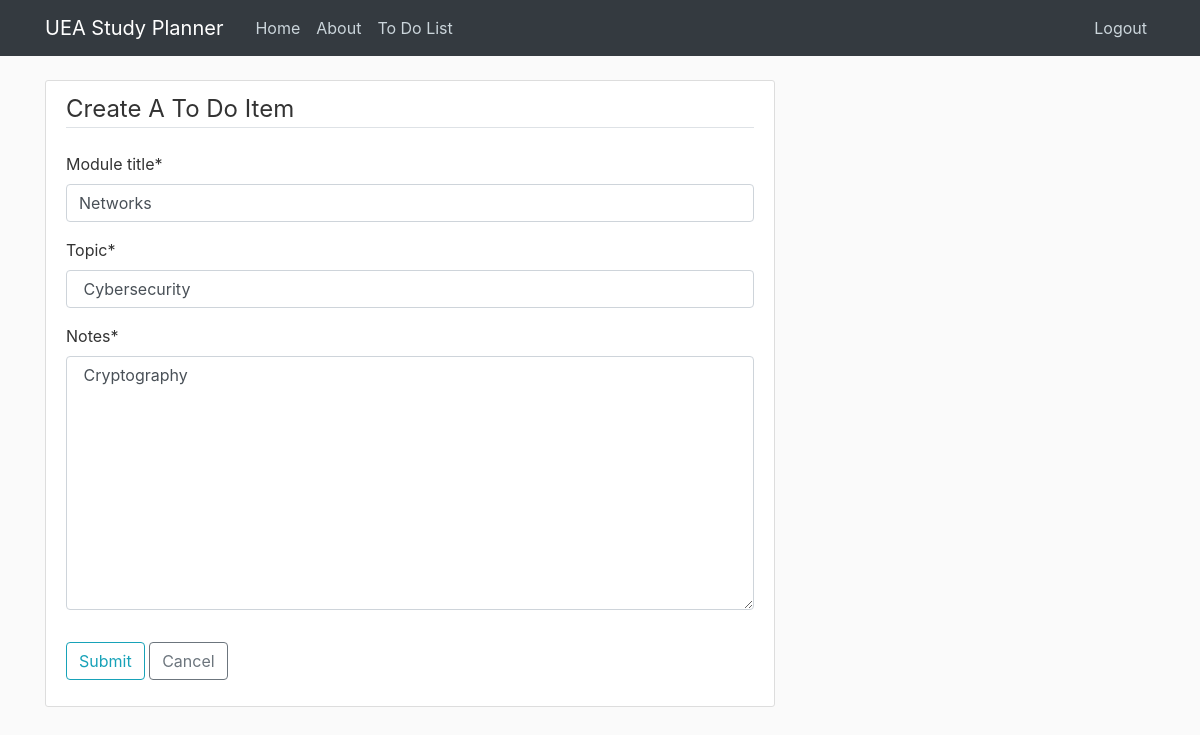
Page /todo/39/update/ (signed in) on the committed database.
### users/models.py (models this page shows, shortened)
class ToDo(models.Model):
	module_title = models.CharField(max_length=30)
	topic = models.CharField(max_length=30)
	date_created = models.DateTimeField(auto_now_add=True)
	author = models.ForeignKey(User, on_delete=models.CASCADE)
	notes = models.TextField()

### users/views.py (the view, shortened to what this page needs)
# urls.py: path('todo/<int:pk>/update/', ToDoUpdateView.as_view(), name="todo_update"),
class ToDoUpdateView(LoginRequiredMixin, UserPassesTestMixin, UpdateView):
	model = ToDo
	fields = ['module_title', 'topic', 'notes']
	def test_func(self):
		todo = self.get_object()
		if self.request.user == todo.author:
			return True
		return False

### users/templates/users/todo_form.html (shortened to what this page needs)
{% extends "home_page/base.html" %}
{% load crispy_forms_tags %}
{% block content %}
	<div class="content-section">
		<form method="POST">
			<fieldset class="form-group">
				<legend class="border-bottom mb-4">
					Create A To Do Item
				</legend>
				{{ form|crispy }}
			</fieldset>
			<div class="form-group">
				<button class="btn btn-outline-info" type="submit">
				Submit
				</button>
				<a class="btn btn-outline-secondary" href="{% url 'todo' %}">
				Cancel
				</a>
			</div>
		</form>
{% endblock content %}

### home_page/static/home_page/main.css (style rules this page uses)
body { background: #fafafa; color: #333333; margin-top: 5rem; }
.content-section { background: #ffffff; padding: 10px 20px; border: 1px solid #dddddd; border-radius: 3px; margin-bottom: 20px; }

### rows in the picture
ToDo: module_title "Networks", topic "Cybersecurity", notes "Cryptography"
